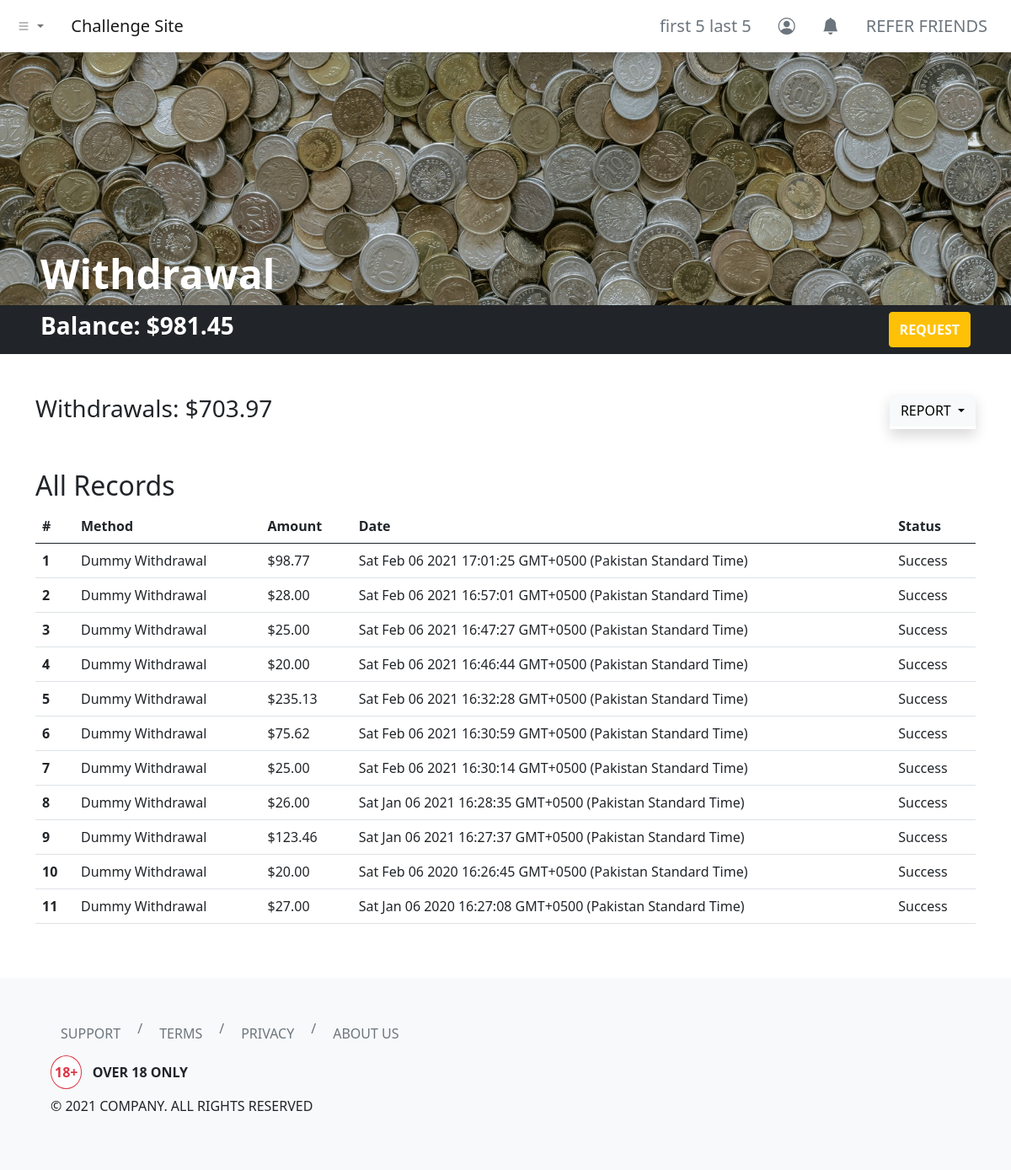
/dashboard/withdrawal/index.php (signed in), run on an earlier commit of the app's database.
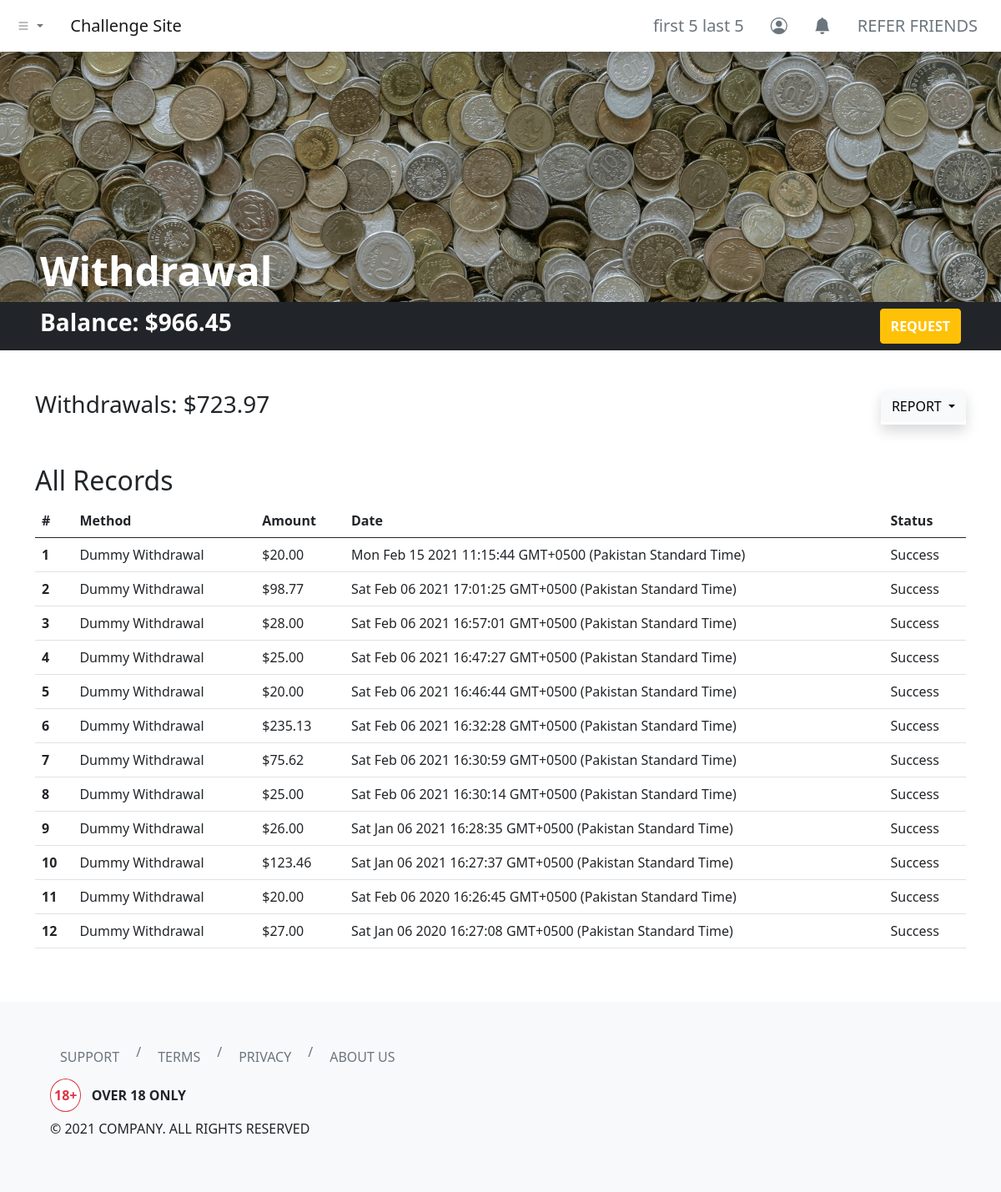
And on a later commit of the database.
### tables this page shows
CREATE TABLE `users` (
  `id` int(11) NOT NULL,
  `username` varchar(255) NOT NULL,
  `first_name` varchar(255) NOT NULL,
  `last_name` varchar(255) NOT NULL,
  `email` varchar(255) NOT NULL,
  `user_password` varchar(255) NOT NULL,
  `balance` decimal(65,30) UNSIGNED NOT NULL DEFAULT 0.000000000000000000000000000000
);

CREATE TABLE `withdrawal_log` (
  `withdrawal_id` int(11) NOT NULL,
  `withdrawal_by` int(11) NOT NULL,
  `method` varchar(255) NOT NULL,
  `amount` decimal(65,30) UNSIGNED NOT NULL,
  `withdrawal_status` varchar(255) NOT NULL,
  `client_date` varchar(255) NOT NULL,
  `server_timestamp` timestamp NOT NULL DEFAULT current_timestamp()
);

### dashboard/withdrawal/index.php (the view, shortened to what this page needs)
<?php
include '../../header.php';
?>
<link rel="stylesheet" href="./index.css">
<div class="hero bg-dark d-flex align-items-end px-5">
    <h1 class="text-white display-5 fw-bold">Withdrawal</h1>
</div>
<div class="container-fluid bg-dark py-2 px-5">
    <div class="row">
        <div class="col d-flex justify-content-between">
            <h3 class="text-white fw-bold">Balance:
                <?php
                include_once '../../php-apis/db-config.php';
                $user_id = $_SESSION['id'];
                $sql3 = "SELECT * FROM users WHERE id=$user_id";
                $result3 = mysqli_query($conn, $sql3);
                if (mysqli_num_rows($result3) > 0) {
                    while ($row3 = mysqli_fetch_assoc($result3)) {
                        echo '$' . number_format($row3['balance'], 2, '.', '');
                    }
                } else {
                    header("Location: ../../php-apis/logout.php");
                    die();
                }
                ?>
            </h3>
            <button type="button" class="btn btn-warning text-uppercase text-white fw-bold" data-bs-toggle="modal" data-bs-target="#withdrawalModal">
                Request
            </button>
        </div>
    </div>
</div>
<div class="container my-5">
    <div class="row">
        <div class="col">
            <h3>Withdrawals:
                <?php
                $sql = "SELECT SUM(amount) AS withdrawalSum FROM withdrawal_log WHERE withdrawal_by = $user_id";
                $result = mysqli_query($conn, $sql);
                if (mysqli_num_rows($result) > 0) {
                    while ($row = mysqli_fetch_assoc($result)) {
                        echo '$' . number_format($row['withdrawalSum'], 2, '.', '');
                    }
                } else {
                    echo "$0.00";
                }
                ?>
            </h3>
        </div>
        <div class="col d-flex">
            <div class="dropdown shadow ms-auto">
                <button class="btn btn-light dropdown-toggle text-uppercase" type="button" data-bs-toggle="dropdown" aria-expanded="false">
                    Report
                </button>
            </div>
        </div>
    </div>
</div>
<div class="container my-5">
    <div class="row">
        <div class="col">
            <h2 class="text-capitalize"><?php echo (isset($_GET['report-filter']) && !empty($_GET['report-filter'])) ? (str_replace("-", " ", mysqli_real_escape_string($conn, clean_input($_GET['report-filter'])))) : ("All") ?> Records</h2>
            <table class="table">
                <thead>
                    <tr>
                        <th scope="col">#</th>
                        <th scope="col">Method</th>
                        <th scope="col">Amount</th>
                        <th scope="col">Date</th>
                        <th scope="col">Status</th>
                    </tr>
                </thead>
                <tbody>
                    <?php
                    if (isset($_GET['report-filter']) && !empty($_GET['report-filter'])) {
                        $reportFilter = mysqli_real_escape_string($conn, clean_input($_GET["report-filter"]));
                        switch ($reportFilter) {
                            case "current-month":
                                $sql2 = "SELECT * FROM withdrawal_log WHERE MONTH(server_timestamp) = MONTH(CURRENT_DATE()) AND YEAR(server_timestamp) = YEAR(CURRENT_DATE()) AND withdrawal_by = $user_id ORDER BY server_timestamp DESC";
                                break;
                            case "previous-month":
                                $sql2 = "SELECT * FROM withdrawal_log WHERE YEAR(server_timestamp) = YEAR(CURRENT_DATE() - INTERVAL 1 MONTH) AND MONTH(server_timestamp) = MONTH(CURRENT_DATE() - INTERVAL 1 MONTH) AND withdrawal_by = $user_id ORDER BY server_timestamp DESC";
                                break;
                            case "current-year":
                                $sql2 = "SELECT * FROM withdrawal_log WHERE YEAR(server_timestamp) = YEAR(CURRENT_DATE()) AND withdrawal_by = $user_id ORDER BY server_timestamp DESC";
                                break;
                            case "all":
                                $sql2 = "SELECT * FROM withdrawal_log WHERE withdrawal_by = $user_id ORDER BY server_timestamp DESC";
                                break;
                            default:
                                $sql2 = "SELECT * FROM withdrawal_log WHERE withdrawal_by = $user_id ORDER BY server_timestamp DESC";
                        }
                    } else {
                        $sql2 = "SELECT * FROM withdrawal_log WHERE withdrawal_by = $user_id ORDER BY server_timestamp DESC";
                    }
                    $result2 = mysqli_query($conn, $sql2);
                    if (mysqli_num_rows($result2) > 0) {
                        $count = 1;
                        while ($row2 = mysqli_fetch_assoc($result2)) {
                    ?>
                            <tr>
                                <th scope="row"><?php echo $count; ?></th>
                                <td><?php echo $row2['method']; ?></td>
                                <td><?php echo '$' . number_format($row2['amount'], 2, '.', ''); ?></td>
                                <td><?php echo $row2['client_date']; ?></td>
                                <td><?php echo $row2['withdrawal_status']; ?></td>
                            </tr>
                        <?php
                            $count++;
                        }
                    } else {
                        ?>
                        <tr>
                            <td colspan="4" class="text-center text-danger">No Records Found!</td>
                        </tr>
                    <?php } ?>
                </tbody>
            </table>
        </div>
    </div>
</div>
<?php
include '../../footer.php';
?>

### header.php (shortened to what this page needs)
<?php
function urlPrefix()
{
    if (basename(getcwd()) === basename(__DIR__)) {
        return './';
    } elseif (basename(dirname(getcwd())) === basename(__DIR__)) {
        return '../';
    } elseif (basename(dirname(dirname(getcwd()))) === basename(__DIR__)) {
        return '../../';
    } elseif (basename(dirname(dirname(dirname(getcwd())))) === basename(__DIR__)) {
        return '../../../';
    } else {
        return './';
    }
}
?>
<!DOCTYPE html>
<html lang="en">
<head>
    <link href="https://cdn.jsdelivr.net/npm/bootstrap@5.0.0-beta2/dist/css/bootstrap.min.css" rel="stylesheet">
    <link rel="stylesheet" href="https://cdn.jsdelivr.net/npm/bootstrap-icons@1.3.0/font/bootstrap-icons.css">
</head>
<body>
    <nav class="navbar navbar-expand-sm navbar-light bg-white shadow">
        <div class="container-fluid">
            <ul class="navbar-nav me-4">
                <li class="nav-item dropdown">
                    <a class="nav-link dropdown-toggle" href="#" id="navbarDropdownMenuLink" role="button" data-bs-toggle="dropdown" aria-expanded="false">
                        <i class="bi bi-list"></i>
                    </a>
                </li>
            </ul>
            <a class="navbar-brand" href="<?php echo urlPrefix(); ?>">Challenge Site</a>
            <div class="collapse navbar-collapse" id="navbarNavDropdown">
                <ul class="navbar-nav ms-auto">
                    <?php if (isset($_SESSION['id'])) { ?>
                        <li class="nav-item">
                            <a class="btn btn-lg btn-outline-secondary border-0" aria-current="page" href="<?php echo urlPrefix() . 'dashboard/profile/'; ?>">
                                <?php
                                include_once urlPrefix() . 'php-apis/db-config.php';
                                $user_id = $_SESSION['id'];
                                $sql = "SELECT * FROM users WHERE id=$user_id";
                                $result = mysqli_query($conn, $sql);
                                if (mysqli_num_rows($result) > 0) {
                                    while ($row = mysqli_fetch_assoc($result)) {
                                        echo $row['first_name'] . ' ' . $row['last_name'];
                                    }
                                } else {
                                    header("Location: " . urlPrefix() . "php-apis/logout.php");
                                    die();
                                }
                                ?>
                            </a>
                        </li>
                        <li class="nav-item">
                            <a class="btn btn-lg btn-outline-secondary border-0" aria-current="page" href="<?php echo urlPrefix() . 'dashboard/profile/'; ?>"><i class="bi bi-person-circle"></i></a>
                        </li>
                        <li class="nav-item">
                            <a class="btn btn-lg btn-outline-secondary border-0" aria-current="page" href="<?php echo urlPrefix() . 'dashboard/notifications/'; ?>"><i class="bi bi-bell-fill"></i></a>
                        </li>
                        <li class="nav-item">
                            <a class="btn btn-lg btn-outline-secondary border-0" aria-current="page" href="<?php echo urlPrefix() . 'dashboard/refer/'; ?>">REFER FRIENDS</a>
                        </li>
                    <?php } else { ?>
                        <li class="nav-item">
                            <a class="btn btn-lg btn-outline-secondary border-0" aria-current="page" href="<?php echo urlPrefix() . 'login/'; ?>">ENTER</a>
                        </li>
                    <?php } ?>
                </ul>
            </div>
        </div>
    </nav>

### footer.php (shortened to what this page needs)
<footer class="bg-light p-5">
    <div class="container-fluid">
        <div class="row">
            <div class="col">
                <nav aria-label="breadcrumb">
                    <ol class="breadcrumb">
                        <li class="breadcrumb-item"><a class="btn btn-outline-secondary border-0" href="<?php echo urlPrefix() . 'help/'; ?>">SUPPORT</a></li>
                        <li class="breadcrumb-item"><a class="btn btn-outline-secondary border-0" href="<?php echo urlPrefix() . 'terms/'; ?>">TERMS</a></li>
                        <li class="breadcrumb-item"><a class="btn btn-outline-secondary border-0" href="<?php echo urlPrefix() . 'privacy/'; ?>">PRIVACY</a></li>
                        <li class="breadcrumb-item"><a class="btn btn-outline-secondary border-0" href="<?php echo urlPrefix() . 'about/'; ?>">ABOUT US</a></li>
                    </ol>
                </nav>
            </div>
        </div>
        <div class="row">
            <div class="col">
                <p class="fw-bold"><span class="border border-danger rounded-circle bg-white text-danger px-1 py-2 me-2">18+</span> OVER 18 ONLY</p>
                <p>© 2021 COMPANY. ALL RIGHTS RESERVED</p>
            </div>
        </div>
    </div>
</footer>
</body>
</html>

### dashboard/withdrawal/index.css (style rules this page uses)
.hero { background-image: url('../../images/pawel-czerwinski-PtHP1wFSSYI-unsplash.jpg'); background-position: bottom; background-repeat: no-repeat; background-size: cover; min-height: 300px; }

What changed in the data, as far as the page shows it:
changed users "first 5": balance "981.45" → "966.45"
added withdrawal_log: method "Dummy Withdrawal", amount "20.00", client_date "Mon Feb 15 2021 11:15:44 GMT+0500 (Pakistan Standard Time)", withdrawal_status "Success"
Also different on the page:
new list line: "$ 723.97"
list line gone: "$ 703.97"
